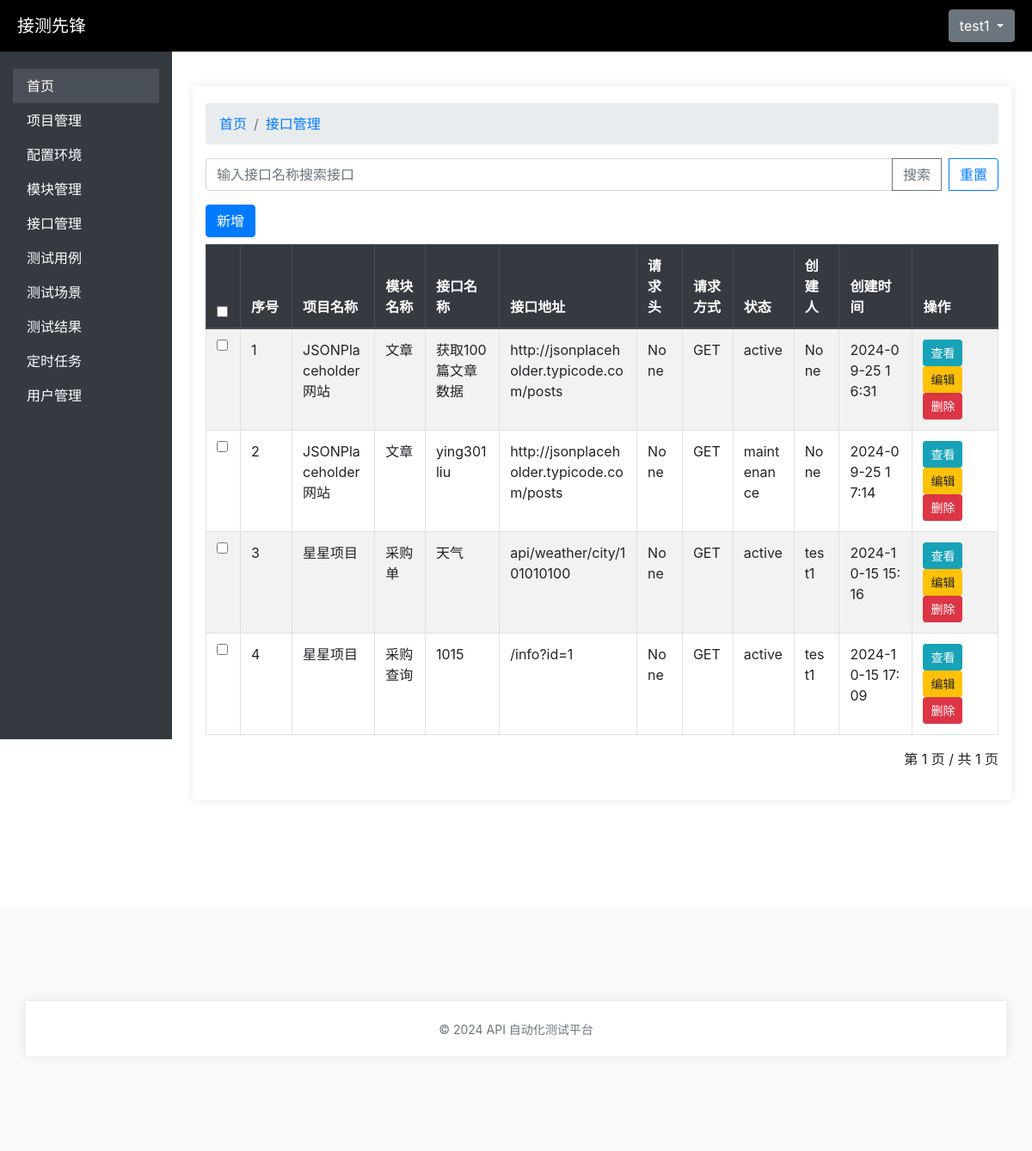
Screenshot of /interfaces/interfaces/ (signed in) with the database file from the repository.
### user_management/models.py (models this page shows)
class Users(AbstractBaseUser):
    id = models.AutoField(primary_key=True)
    username = models.CharField(max_length=150, unique=True)
    email = models.EmailField(unique=True)
    password = models.CharField(max_length=128)
    status = models.BooleanField(default=True)  # 用户状态（是否激活）
    is_logged_in = models.BooleanField(default=False)  # 是否登录
    project = models.CharField(max_length=255, blank=True, null=True)  # 所属项目
    module = models.CharField(max_length=255, blank=True, null=True)  # 所属模块
    is_staff = models.BooleanField(default=False)  # 是否是员工
    is_superuser = models.BooleanField(default=False)  # 是否是超级用户
    USERNAME_FIELD = 'username'
    REQUIRED_FIELDS = ['email']
    objects = UserManager()  # 关联自定义用户管理器
    def __str__(self):
        return self.username
    class Meta:
        verbose_name = '用户信息表'
        verbose_name_plural = '用户信息表'

### api_management/models.py (models this page shows, shortened)
class ApiInterface(models.Model):
    GET = 'GET'
    POST = 'POST'
    PUT = 'PUT'
    DELETE = 'DELETE'
    PATCH = 'PATCH'
    DELETE = 'DELETE'
    HEAD = 'HEAD'
    OPTIONS = 'OPTIONS'
    REQUEST_METHOD_CHOICES = [
        (GET, 'GET'),
        (POST, 'POST'),
        (PUT, 'PUT'),
        (DELETE, 'DELETE'),
        (PATCH, 'PATCH'),
        (HEAD, 'HEAD'),
        (OPTIONS, 'OPTIONS')
    ]
    STATUS_CHOICES = [
        ('active', '启用'),
        ('inactive', '停用'),
        ('maintenance', '维护中')
    ]
    id = models.AutoField(primary_key=True)
    project = models.ForeignKey(Project, on_delete=models.CASCADE, verbose_name="所属项目")
    module = models.ForeignKey(Module, on_delete=models.CASCADE, verbose_name="所属模块")
    name = models.CharField(max_length=200, verbose_name="接口名称")
    url = models.CharField(max_length=1024, verbose_name="接口地址")
    headers = models.JSONField(verbose_name="请求头", blank=True, null=True)
    request_method = models.CharField(max_length=20, choices=REQUEST_METHOD_CHOICES, verbose_name="请求方式")
    status = models.CharField(max_length=20, choices=STATUS_CHOICES, verbose_name="状态")
    request_params = models.JSONField(verbose_name="入参", blank=True, null=True)
    response_params = models.JSONField(verbose_name="出参", blank=True, null=True)
    desc = models.TextField('简要描述', max_length=2000)
    created_by = models.ForeignKey(Users, on_delete=models.SET_NULL, null=True, verbose_name="创建人")
    created_at = models.DateTimeField(auto_now_add=True, verbose_name="创建时间")
    class Meta:
        verbose_name = '接口管理'
        verbose_name_plural = '接口管理表'

### project_management/models.py (models this page shows)
class Project(models.Model):
    id = models.AutoField(primary_key=True)
    name = models.CharField('项目名称', max_length=50, unique=True, null=False)
    proj_owner = models.CharField('项目负责人', max_length=20, null=False)
    test_owner = models.CharField('测试负责人', max_length=20, null=False)
    dev_owner = models.CharField('开发负责人', max_length=20, null=False)
    desc = models.CharField('项目描述', max_length=100, null=True)
    create_time = models.DateTimeField('项目创建时间', auto_now_add=True)
    update_time = models.DateTimeField('项目更新时间', auto_now=True, null=True)
    def __str__(self):
        return self.name
    class Meta:
        verbose_name = '项目信息表'
        verbose_name_plural = '项目信息表'

### module_management/models.py (models this page shows)
class Module(models.Model):
    id = models.AutoField(primary_key=True)
    name = models.CharField('模块名称', max_length=50, null=False)
    belong_project = models.ForeignKey(Project, on_delete=models.CASCADE)
    test_owner = models.CharField('测试负责人', max_length=50, null=False)
    desc = models.CharField('简要描述', max_length=100, null=True)
    create_time = models.DateTimeField('创建时间', auto_now_add=True)
    update_time = models.DateTimeField('更新时间', auto_now=True, null=True)
    def __str__(self):
        return self.name
    class Meta:
        verbose_name = '模块信息表'
        verbose_name_plural = '模块信息表'

### api_management/views.py (the view)
# urls.py: path('interfaces/', views.interface_list, name='interface_list'),
@login_required
def interface_list(request):
    query = request.GET.get('q')
    if query:
        apis = ApiInterface.objects.filter(name__icontains=query)
    else:
        apis = ApiInterface.objects.all()
    paginator = Paginator(apis, 10)  # 每页显示10个项目
    page_number = request.GET.get('page')
    apis_page = paginator.get_page(page_number)
    return render(request, 'API/interface_list.html', {'apis': apis_page,'paginator': paginator})

### api_test_platform/templates/API/interface_list.html (shortened to what this page needs)
{% extends 'base.html' %}
{% block content %}
<div class="container mt-4">
    <nav aria-label="breadcrumb">
        <ol class="breadcrumb">
          <li class="breadcrumb-item"><a href="#">首页</a></li>
          <li class="breadcrumb-item active" aria-current="page"><a href="#">接口管理</a></li>
        </ol>
      </nav>
    <div class="row mb-3">
        <div class="col-md-12">
            <form action="{% url 'interface_search' %}" method="get">
                <div class="input-group">
                    <input type="text" name="q" class="form-control" placeholder="输入接口名称搜索接口" value="{{ request.GET.q }}">
                    <div class="input-group-append">
                        <button class="btn btn-outline-secondary" type="submit">搜索</button>
                        <a href="{% url 'interface_list' %}" class="btn btn-outline-primary ml-2">重置</a>
                    </div>
                </div>
            </form>
        </div>
    </div>
    <div class="row">
        <div class="col-md-12">
            <div class="d-flex justify-content-between mb-2">
                <a href="{% url 'interface_create' %}" class="btn btn-primary">新增</a>
            </div>
            <div class="table-responsive">
            <table class="table table-bordered table-striped">
                <thead class="thead-dark">
                    <tr>
                        <th style="width:40px"><input type="checkbox" id="select-all"></th>
                        <th style="width:60px">序号</th>
                        <th>项目名称</th>
                        <th>模块名称</th>
                        <th>接口名称</th>
                        <th>接口地址</th>
                        <th>请求头</th>
                        <th>请求方式</th>
                        <th>状态</th>
                        <th>创建人</th>
                        <th>创建时间</th>
                        <th>操作</th>
                    </tr>
                </thead>
                <tbody>
                    {% for api in apis %}
                    <tr>
                        <td><input type="checkbox" name="api_ids" value="{{ api.id }}"></td>
                        <td>{{ forloop.counter }}</td>
                        <td>{{ api.project }}</td>
                        <td>{{ api.module }}</td>
                        <td>{{ api.name }}</td>
                        <td>{{ api.url }}</td>
                        <td>{{ api.headers }}</td>
                        <td>{{ api.request_method }}</td>
                        <td>{{ api.status }}</td>
                        <td>{{ api.created_by }}</td>
                        <td>{{ api.created_at|date:"Y-m-d H:i" }}</td>
                        <td>
                            <a href="{% url 'interface_detail' api.id %}" class="btn btn-sm btn-info">查看</a>
                            <a href="{% url 'interface_update' api.id %}" class="btn btn-sm btn-warning">编辑</a>
                            <button class="btn btn-sm btn-danger" onclick="openDeleteModal({{ api.id }})">删除</button>
                        </td>
                    </tr>
                    {% empty %}
                    <tr>
                        <td colspan="12" class="text-center">无匹配结果。</td>
                    </tr>
                    {% endfor %}
                </tbody>
            </table>
        </div>
 <div id="pages" class="d-flex justify-content-end">
    <nav>
        <ul class="pagination">
            <li class="step-links">
                <span class="current">
                    第 {{ apis.number }} 页 / 共 {{ apis.paginator.num_pages }} 页</span>
            </li>
        </ul>
    </nav>
</div>
        </div>
    </div>
</div>
{% endblock %}

### api_test_platform/templates/base.html (shortened to what this page needs)
<!DOCTYPE html>
<html lang="en">
<head>
    {% load static %}
    <link rel="stylesheet" type="text/css" href="{% static 'css/style.css' %}">
    <link rel="stylesheet" href="https://stackpath.bootstrapcdn.com/bootstrap/4.5.2/css/bootstrap.min.css">
    <link href="https://cdn.jsdelivr.net/npm/bootstrap@4.5.2/dist/css/bootstrap.min.css" rel="stylesheet">
</head>
<body>
    <div class="brand">
        <a href="#" style="color: white;">接测先锋</a>
        <div class="dropdown">
            <button class="btn btn-secondary dropdown-toggle" type="button" data-toggle="dropdown" aria-expanded="false">
                {{ user.username }}
            </button>
        </div>
    </div>
    <div class="container-fluid">
        <div class="row">
            <nav class="col-md-2 d-none d-md-block sidebar">
                <div class="sidebar-sticky">
                    <ul class="nav flex-column">
                        <li class="nav-item">
                            <a class="nav-link active" href="/">首页</a>
                        </li>
                        <li class="nav-item">
                            <a class="nav-link" href="{% url 'project_list' %}">项目管理</a>
                        </li>
                        <li class="nav-item">
                            <a class="nav-link" href="{% url 'environment_list' %}">配置环境</a>
                        </li>
                        <li class="nav-item">
                            <a class="nav-link" href="{% url 'module_list' %}">模块管理</a>
                        </li>
                        <li class="nav-item">
                            <a class="nav-link" href="{% url 'interface_list' %}">接口管理</a>
                        </li>
                        <li class="nav-item">
                            <a class="nav-link" href="{% url 'testcase_list' %}">测试用例</a>
                        </li>
                        <li class="nav-item">
                            <a class="nav-link" href="{% url 'testscenario_list' %}">测试场景</a>
                        </li>
                        <li class="nav-item">
                            <a class="nav-link" href="{% url 'testresult_list' %}">测试结果</a>
                        </li>
                        <li class="nav-item">
                            <a class="nav-link" href="{% url 'scheduled_list' %}">定时任务</a>
                        </li>
                        <li class="nav-item">
                            <a class="nav-link" href="{% url 'user_list' %}">用户管理</a>
                        </li>
                    </ul>
                </div>
            </nav>
            <main role="main" class="col-md-10 ml-sm-auto px-4">
                <div class="d-flex justify-content-between flex-wrap flex-md-nowrap align-items-center pt-3 pb-2 mb-3">
                    {% block content %}{% endblock %}
                </div>
            </main>
        </div>
    </div>
    <footer class="footer text-center">
        <div class="container">
            <span class="text-muted">© 2024 API 自动化测试平台</span>
        </div>
    </footer>
</body>
</html>

### api_test_platform/static/css/style.css (style rules this page uses)
body { font-family: Arial, sans-serif; background-color: #f7f7f7; }
.container { width: 300px; margin: 100px auto; padding: 20px; background-color: white; box-shadow: 0 0 10px rgba(0, 0, 0, 0.1); flex-wrap: wrap; }
label, input { display: block; margin-bottom: 10px; }
button { background-color: #4CAF50; color: white; padding: 10px; border: none; cursor: pointer; }
.table-responsive { overflow-x: auto; }
table { table-layout: auto; width: 100%; }
.table-responsive table.table-bordered th, .table-responsive table.table-bordered td { text-overflow: ellipsis !important; word-break: break-all; word-wrap:break-word; white-space: normal; }

### api_test_platform/templates/base.html (style rules this page uses)
.brand { background-color: #000; font-size: 20px; color: aliceblue; height: 60px; display: flex; align-items: center; justify-content: space-between; padding: 0 20px; }
.sidebar { background-color: #343a40; height: 100vh; color: white; }
.sidebar .nav-link { color: white; }
.sidebar .nav-link.active, .sidebar .nav-link:hover { background-color: #495057; color: #ffffff; }
.sidebar-sticky { padding-top: 20px; }
footer { background-color: #f8f9fa; padding: 10px 0; }
.footer .text-muted { font-size: 14px; }

### rows the page displays
Users: username "test1"
ApiInterface: project "JSONPlaceholder网站", module "文章", name "获取100篇文章数据", url "http://jsonplaceholder.typicode.com/posts", headers "None", request_method "GET", status "active", created_by "None", created_at "2024-09-25 16:31"
ApiInterface: project "JSONPlaceholder网站", module "文章", name "ying301 liu", url "http://jsonplaceholder.typicode.com/posts", headers "None", request_method "GET", status "maintenance", created_by "None", created_at "2024-09-25 17:14"
ApiInterface: project "星星项目", module "采购单", name "天气", url "api/weather/city/101010100", headers "None", request_method "GET", status "active", created_by "test1", created_at "2024-10-15 15:16"
ApiInterface: project "星星项目", module "采购查询", name "1015", url "/info?id=1", headers "None", request_method "GET", status "active", created_by "test1", created_at "2024-10-15 17:09"

### other values shown
{{ apis.number }} "1"
{{ apis.paginator.num_pages }} "1"
